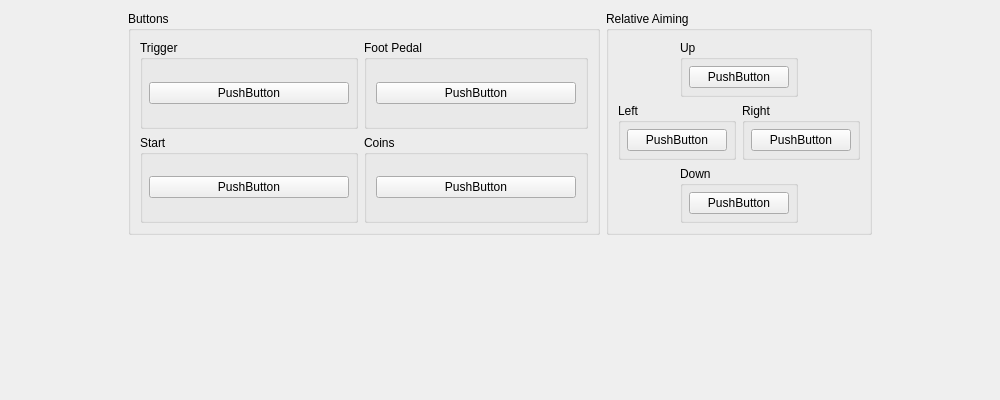
<?xml version="1.0" encoding="UTF-8"?>
<ui version="4.0">
 <class>USBBindingWidget_GunCon2</class>
 <widget class="QWidget" name="USBBindingWidget_GunCon2">
  <property name="geometry">
   <rect>
    <x>0</x>
    <y>0</y>
    <width>1000</width>
    <height>400</height>
   </rect>
  </property>
  <property name="sizePolicy">
   <sizepolicy hsizetype="MinimumExpanding" vsizetype="Preferred">
    <horstretch>0</horstretch>
    <verstretch>0</verstretch>
   </sizepolicy>
  </property>
  <property name="minimumSize">
   <size>
    <width>1000</width>
    <height>400</height>
   </size>
  </property>
  <layout class="QGridLayout" name="gridLayout_16">
   <item row="0" column="0" rowspan="2">
    <spacer name="horizontalSpacer_2">
     <property name="orientation">
      <enum>Qt::Orientation::Horizontal</enum>
     </property>
     <property name="sizeHint" stdset="0">
      <size>
       <width>40</width>
       <height>20</height>
      </size>
     </property>
    </spacer>
   </item>
   <item row="0" column="2">
    <widget class="QGroupBox" name="groupBox_10">
     <property name="title">
      <string extracomment="Try to use Sony's official terminology for this. A good place to start would be in the console or the DualShock 2's manual. If this element was officially translated to your language by Sony in later DualShocks, you may use that term.">Relative Aiming</string>
     </property>
     <layout class="QGridLayout" name="gridLayout_11">
      <item row="0" column="1" colspan="2">
       <widget class="QGroupBox" name="groupBox_13">
        <property name="title">
         <string>Up</string>
        </property>
        <layout class="QGridLayout" name="gridLayout_14">
         <property name="leftMargin"><number>6</number></property>
         <property name="topMargin"><number>6</number></property>
         <property name="rightMargin"><number>6</number></property>
         <property name="bottomMargin"><number>6</number></property>
         <item row="0" column="0">
          <widget class="InputBindingWidget" name="RelativeUp">
           <property name="minimumSize"><size><width>100</width><height>0</height></size></property>
           <property name="maximumSize"><size><width>100</width><height>16777215</height></size></property>
           <property name="text"><string notr="true">PushButton</string></property>
          </widget>
         </item>
        </layout>
       </widget>
      </item>
      <item row="2" column="0" colspan="2">
       <widget class="QGroupBox" name="groupBox_12">
        <property name="title">
         <string>Left</string>
        </property>
        <layout class="QGridLayout" name="gridLayout_13">
         <property name="leftMargin"><number>6</number></property>
         <property name="topMargin"><number>6</number></property>
         <property name="rightMargin"><number>6</number></property>
         <property name="bottomMargin"><number>6</number></property>
         <item row="0" column="0">
          <widget class="InputBindingWidget" name="RelativeLeft">
           <property name="minimumSize"><size><width>100</width><height>0</height></size></property>
           <property name="maximumSize"><size><width>100</width><height>16777215</height></size></property>
           <property name="text"><string notr="true">PushButton</string></property>
          </widget>
         </item>
        </layout>
       </widget>
      </item>
      <item row="2" column="2" colspan="2">
       <widget class="QGroupBox" name="groupBox_14">
        <property name="title">
         <string>Right</string>
        </property>
        <layout class="QGridLayout" name="gridLayout_15">
         <property name="leftMargin"><number>6</number></property>
         <property name="topMargin"><number>6</number></property>
         <property name="rightMargin"><number>6</number></property>
         <property name="bottomMargin"><number>6</number></property>
         <item row="0" column="0">
          <widget class="InputBindingWidget" name="RelativeRight">
           <property name="minimumSize"><size><width>100</width><height>0</height></size></property>
           <property name="maximumSize"><size><width>100</width><height>16777215</height></size></property>
           <property name="text"><string notr="true">PushButton</string></property>
          </widget>
         </item>
        </layout>
       </widget>
      </item>
      <item row="3" column="1" colspan="2">
       <widget class="QGroupBox" name="groupBox_11">
        <property name="title">
         <string>Down</string>
        </property>
        <layout class="QGridLayout" name="gridLayout_12">
         <property name="leftMargin"><number>6</number></property>
         <property name="topMargin"><number>6</number></property>
         <property name="rightMargin"><number>6</number></property>
         <property name="bottomMargin"><number>6</number></property>
         <item row="0" column="0">
          <widget class="InputBindingWidget" name="RelativeDown">
           <property name="minimumSize"><size><width>100</width><height>0</height></size></property>
           <property name="maximumSize"><size><width>100</width><height>16777215</height></size></property>
           <property name="text"><string notr="true">PushButton</string></property>
          </widget>
         </item>
        </layout>
       </widget>
      </item>
     </layout>
    </widget>
   </item>
   <item row="0" column="1">
    <widget class="QGroupBox" name="groupBox_16">
     <property name="title">
      <string>Buttons</string>
     </property>
     <layout class="QGridLayout" name="gridLayout_10">
      <item row="0" column="0">
       <widget class="QGroupBox" name="groupBox_7">
        <property name="title">
         <string>Trigger</string>
        </property>
        <layout class="QGridLayout" name="gridLayout_6">
         <property name="leftMargin"><number>6</number></property>
         <property name="topMargin"><number>6</number></property>
         <property name="rightMargin"><number>6</number></property>
         <property name="bottomMargin"><number>6</number></property>
         <item row="0" column="0">
          <widget class="InputBindingWidget" name="Trigger">
           <property name="minimumSize"><size><width>200</width><height>0</height></size></property>
           <property name="maximumSize"><size><width>200</width><height>16777215</height></size></property>
           <property name="text"><string notr="true">PushButton</string></property>
          </widget>
         </item>
        </layout>
       </widget>
      </item>
      <item row="0" column="1">
       <widget class="QGroupBox" name="groupBox_19">
        <property name="title">
         <string>Foot Pedal</string>
        </property>
        <layout class="QGridLayout" name="gridLayout_19">
         <property name="leftMargin"><number>6</number></property>
         <property name="topMargin"><number>6</number></property>
         <property name="rightMargin"><number>6</number></property>
         <property name="bottomMargin"><number>6</number></property>
         <item row="0" column="0">
          <widget class="InputBindingWidget" name="A">
           <property name="minimumSize"><size><width>200</width><height>0</height></size></property>
           <property name="maximumSize"><size><width>200</width><height>16777215</height></size></property>
           <property name="text"><string notr="true">PushButton</string></property>
          </widget>
         </item>
        </layout>
       </widget>
      </item>
      <item row="1" column="0">
       <widget class="QGroupBox" name="groupBox_23">
        <property name="title">
         <string>Start</string>
        </property>
        <layout class="QGridLayout" name="gridLayout_23">
         <property name="leftMargin"><number>6</number></property>
         <property name="topMargin"><number>6</number></property>
         <property name="rightMargin"><number>6</number></property>
         <property name="bottomMargin"><number>6</number></property>
         <item row="0" column="0">
          <widget class="InputBindingWidget" name="Start">
           <property name="sizePolicy">
            <sizepolicy hsizetype="Expanding" vsizetype="Fixed">
             <horstretch>0</horstretch>
             <verstretch>0</verstretch>
            </sizepolicy>
           </property>
           <property name="minimumSize"><size><width>200</width><height>0</height></size></property>
           <property name="maximumSize"><size><width>200</width><height>16777215</height></size></property>
           <property name="text"><string notr="true">PushButton</string></property>
          </widget>
         </item>
        </layout>
       </widget>
      </item>
      <item row="1" column="1">
       <widget class="QGroupBox" name="groupBox_35">
        <property name="title">
         <string>Coins</string>
        </property>
        <layout class="QGridLayout" name="gridLayout_35">
         <item row="0" column="0">
          <widget class="InputBindingWidget" name="Select">
           <property name="sizePolicy">
            <sizepolicy hsizetype="Expanding" vsizetype="Fixed">
             <horstretch>0</horstretch>
             <verstretch>0</verstretch>
            </sizepolicy>
           </property>
           <property name="minimumSize"><size><width>200</width><height>0</height></size></property>
           <property name="maximumSize"><size><width>200</width><height>16777215</height></size></property>
           <property name="text"><string notr="true">PushButton</string></property>
          </widget>
         </item>
        </layout>
       </widget>
      </item>
     </layout>
    </widget>
   </item>
   <item row="0" column="3" rowspan="2">
    <spacer name="horizontalSpacer">
     <property name="orientation">
      <enum>Qt::Orientation::Horizontal</enum>
     </property>
     <property name="sizeHint" stdset="0">
      <size>
       <width>40</width>
       <height>20</height>
      </size>
     </property>
    </spacer>
   </item>
   <item row="1" column="0" colspan="4">
    <spacer name="verticalSpacer">
     <property name="orientation">
      <enum>Qt::Orientation::Vertical</enum>
     </property>
     <property name="sizeHint" stdset="0">
      <size>
       <width>20</width>
       <height>40</height>
      </size>
     </property>
    </spacer>
   </item>
  </layout>
 </widget>
 <customwidgets>
  <customwidget>
   <class>InputBindingWidget</class>
   <extends>QPushButton</extends>
   <header>Settings/InputBindingWidget.h</header>
  </customwidget>
 </customwidgets>
 <tabstops>
  <tabstop>Trigger</tabstop>
  <tabstop>A</tabstop>
  <tabstop>Start</tabstop>
  <tabstop>Select</tabstop>
  <tabstop>RelativeUp</tabstop>
  <tabstop>RelativeDown</tabstop>
  <tabstop>RelativeLeft</tabstop>
  <tabstop>RelativeRight</tabstop>
 </tabstops>
 <resources>
  <include location="../resources/resources.qrc"/>
 </resources>
 <connections/>
</ui>
